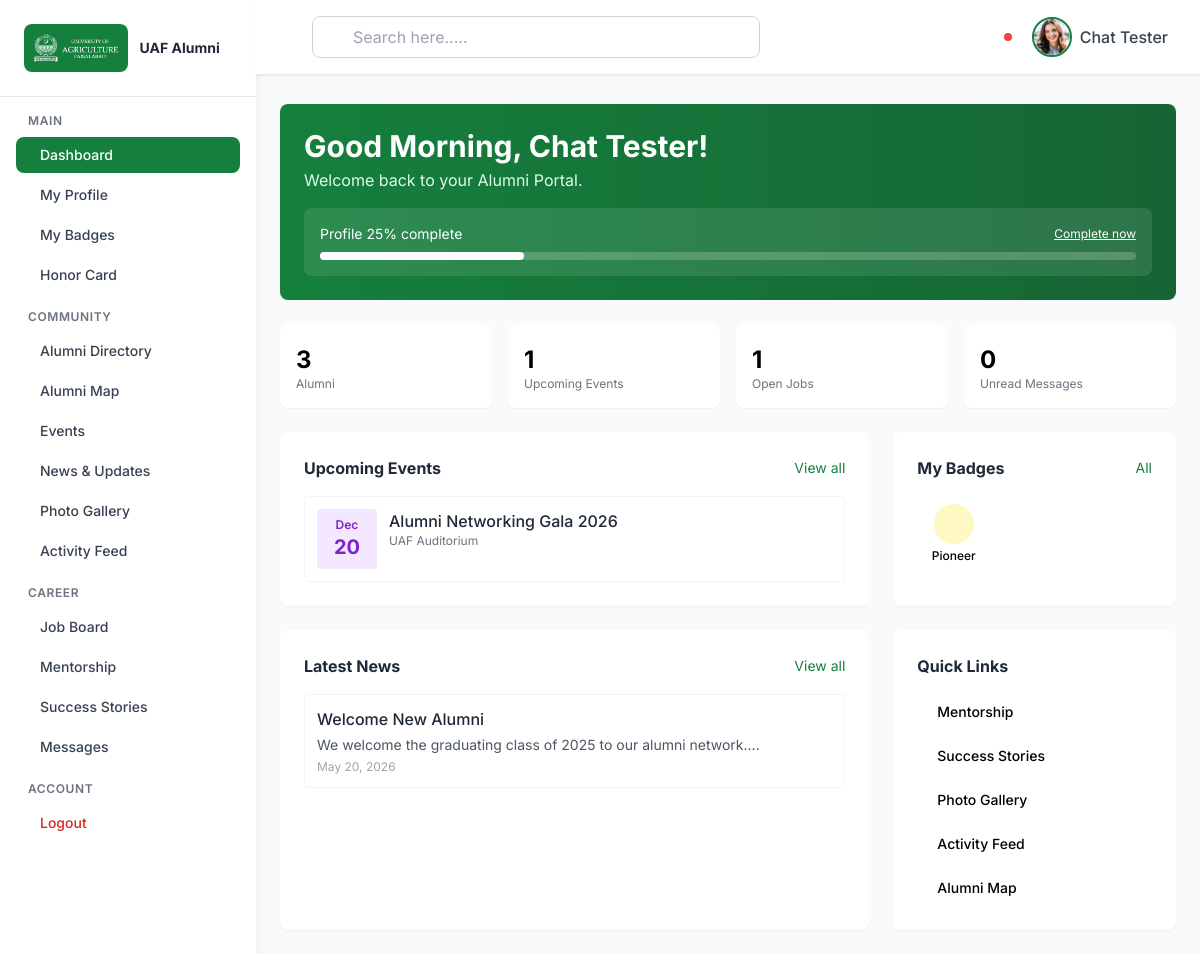
/admin/index.php?action=dashboard (signed in), run on the app's committed database.
### tables this page shows
CREATE TABLE `events` (
  `event_id` int(11) NOT NULL,
  `title` varchar(255) NOT NULL,
  `description` text NOT NULL,
  `event_date` datetime NOT NULL,
  `location` varchar(255) DEFAULT NULL,
  `image` varchar(255) DEFAULT NULL,
  `category` varchar(100) DEFAULT 'general',
  `created_by` int(11) NOT NULL,
  `latitude` decimal(10,7) DEFAULT NULL,
  `longitude` decimal(10,7) DEFAULT NULL,
  `created_at` datetime NOT NULL DEFAULT current_timestamp(),
  `updated_at` datetime DEFAULT NULL ON UPDATE current_timestamp()
);

CREATE TABLE `user_badges` (
  `user_badge_id` int(11) NOT NULL,
  `user_id` int(11) NOT NULL,
  `badge_id` int(11) NOT NULL,
  `awarded_at` datetime NOT NULL DEFAULT current_timestamp()
);

CREATE TABLE `badges` (
  `badge_id` int(11) NOT NULL,
  `name` varchar(100) NOT NULL,
  `description` text DEFAULT NULL,
  `icon` varchar(255) DEFAULT NULL,
  `criteria` varchar(255) DEFAULT NULL
);

CREATE TABLE `announcements` (
  `announcement_id` int(11) NOT NULL,
  `title` varchar(255) NOT NULL,
  `body` text NOT NULL,
  `image` varchar(255) DEFAULT NULL,
  `created_by` int(11) NOT NULL,
  `created_at` datetime NOT NULL DEFAULT current_timestamp(),
  `updated_at` datetime DEFAULT NULL ON UPDATE current_timestamp()
);

### admin/includes/helpers.php (called while the page is built, shortened)
<?php
function e($str) {
    return htmlspecialchars($str ?? '', ENT_QUOTES, 'UTF-8');
}
function calc_profile_completeness($profile) {
    $fields = ['name', 'phone', 'graduation_year', 'department', 'degree', 'current_job', 'company', 'address', 'bio', 'achievements', 'skills', 'profile_picture'];
    $filled = 0;
    foreach ($fields as $f) {
        if (!empty($profile[$f])) $filled++;
    }
    return (int) round(($filled / count($fields)) * 100);
}

### admin/models/Alumni.php (called while the page is built, shortened)
<?php
require_once __DIR__ . '/../config/database.php';
class Alumni {
    private $conn;
    private $table = 'alumni';
    public function __construct() {
        $database = new Database();
        $this->conn = $database->getConnection();
    }
    public function getByUserId($userId) {
        $query = "SELECT a.*, u.email, u.role, u.status
                  FROM " . $this->table . " a
                  INNER JOIN users u ON a.user_id = u.user_id
                  WHERE a.user_id = :user_id";
        $stmt = $this->conn->prepare($query);
        $stmt->bindParam(':user_id', $userId);
        $stmt->execute();
        return $stmt->fetch();
    }
    public function count($activeOnly = true) {
        $sql = "SELECT COUNT(*) FROM alumni a INNER JOIN users u ON a.user_id=u.user_id";
        if ($activeOnly) $sql .= " WHERE u.status='active'";
        return (int)$this->conn->query($sql)->fetchColumn();
    }
}

### admin/config/database.php (called while the page is built, shortened)
<?php
class Database {
    private $host = 'localhost';
    private $db_name = 'alumni_portal';
    private $username = 'root';
    private $password = '';
    public function getConnection() {
        $this->conn = null;
        try {
            $this->conn = new PDO(
                "mysql:host=" . $this->host . ";dbname=" . $this->db_name . ";charset=utf8mb4",
                $this->username,
                $this->password,
                [
                    PDO::ATTR_ERRMODE => PDO::ERRMODE_EXCEPTION,
                    PDO::ATTR_DEFAULT_FETCH_MODE => PDO::FETCH_ASSOC,
                    PDO::ATTR_EMULATE_PREPARES => false
                ]
            );
        } catch(PDOException $exception) {
            error_log("Connection error: " . $exception->getMessage());
        }
        return $this->conn;
    }
}

### admin/models/Event.php (called while the page is built, shortened)
<?php
require_once __DIR__ . '/../config/database.php';
class Event {
    private $conn;
    public function __construct() {
        $db = new Database();
        $this->conn = $db->getConnection();
    }
    public function getUpcoming($limit = 5) {
        $stmt = $this->conn->prepare("SELECT * FROM events WHERE event_date >= NOW() ORDER BY event_date ASC LIMIT ?");
        $stmt->bindValue(1, (int)$limit, PDO::PARAM_INT);
        $stmt->execute();
        return $stmt->fetchAll();
    }
}

### admin/models/Job.php (called while the page is built, shortened)
<?php
require_once __DIR__ . '/../config/database.php';
class Job {
    private $conn;
    public function __construct() {
        $db = new Database();
        $this->conn = $db->getConnection();
    }
    public function getAll($filters = []) {
        $sql = "SELECT j.*, a.name as poster_name FROM jobs j LEFT JOIN alumni a ON j.posted_by=a.user_id WHERE j.status='open'";
        $params = [];
        $sql .= " ORDER BY j.created_at DESC";
        $stmt = $this->conn->prepare($sql);
        $stmt->execute($params);
        return $stmt->fetchAll();
    }
}

### admin/models/Message.php (called while the page is built, shortened)
<?php
require_once __DIR__ . '/../config/database.php';
class Message {
    private $conn;
    public function __construct() {
        $db = new Database();
        $this->conn = $db->getConnection();
    }
    public function unreadCount($userId) {
        $stmt = $this->conn->prepare("SELECT COUNT(*) FROM messages WHERE receiver_id=? AND is_read=0");
        $stmt->execute([$userId]);
        return $stmt->fetchColumn();
    }
}

### admin/models/Badge.php (called while the page is built, shortened)
<?php
require_once __DIR__ . '/../config/database.php';
class Badge {
    private $conn;
    public function __construct() {
        $db = new Database();
        $this->conn = $db->getConnection();
    }
    public function getByUser($userId) {
        $stmt = $this->conn->prepare("SELECT b.*, ub.awarded_at FROM user_badges ub
                                      INNER JOIN badges b ON ub.badge_id=b.badge_id
                                      WHERE ub.user_id=? ORDER BY ub.awarded_at DESC");
        $stmt->execute([$userId]);
        return $stmt->fetchAll();
    }
}

### admin/models/Announcement.php (called while the page is built, shortened)
<?php
require_once __DIR__ . '/../config/database.php';
class Announcement {
    private $conn;
    public function __construct() {
        $db = new Database();
        $this->conn = $db->getConnection();
    }
    public function getRecent($limit = 5) {
        $stmt = $this->conn->prepare("SELECT * FROM announcements ORDER BY created_at DESC LIMIT ?");
        $stmt->bindValue(1, (int)$limit, PDO::PARAM_INT);
        $stmt->execute();
        return $stmt->fetchAll();
    }
}

### admin/views/dashboard/alumni_dashboard.php (the view, shortened to what this page needs)
<?php
require_once __DIR__ . '/../../includes/helpers.php';
require_once __DIR__ . '/../../models/Alumni.php';
require_once __DIR__ . '/../../models/Event.php';
require_once __DIR__ . '/../../models/Announcement.php';
require_once __DIR__ . '/../../models/Badge.php';
require_once __DIR__ . '/../../models/Job.php';
require_once __DIR__ . '/../../models/Message.php';
$alumniModel = new Alumni();
$myProfile = $alumniModel->getByUserId($_SESSION['user_id']);
$completeness = calc_profile_completeness($myProfile);
$eventModel = new Event();
$upcoming = $eventModel->getUpcoming(3);
$annModel = new Announcement();
$recentNews = $annModel->getRecent(3);
$badgeModel = new Badge();
$myBadges = $badgeModel->getByUser($_SESSION['user_id']);
$jobModel = new Job();
$openJobs = $jobModel->getAll();
$messageModel = new Message();
$unread = $messageModel->unreadCount($_SESSION['user_id']);
?>
<!DOCTYPE html>
<html lang="en" dir="ltr">
<?php include __DIR__ . '/../shared/head.php'; ?>
<body class="bg-gray-50">
    <?php include __DIR__ . '/../shared/sidebar.php'; ?>
    <?php include __DIR__ . '/../shared/header.php'; ?>
    <main class="lg:ml-64 pt-20 min-h-screen">
        <div class="p-6">
            <div class="bg-gradient-to-r from-green-700 to-green-800 rounded-lg p-6 mb-6 text-white">
                <h1 class="text-2xl md:text-3xl font-bold mb-1">
                    Good <?php $h = date('H'); echo $h<12 ? 'Morning' : ($h<17 ? 'Afternoon' : 'Evening'); ?>, <?= e($_SESSION['name'] ?? 'Alumni') ?>!
                </h1>
                <p class="text-green-100">Welcome back to your Alumni Portal.</p>
                <div class="mt-4 bg-white/10 rounded-lg p-4">
                    <div class="flex items-center justify-between mb-2">
                        <span class="text-sm">Profile <?= $completeness ?>% complete</span>
                        <?php if ($completeness < 100): ?><a href="index.php?action=profile_edit" class="text-xs underline">Complete now</a><?php endif; ?>
                    </div>
                    <div class="w-full bg-white/20 rounded-full h-2"><div class="h-2 bg-white rounded-full transition-all" style="width: <?= $completeness ?>%"></div></div>
                </div>
            </div>
            <div class="grid grid-cols-2 md:grid-cols-4 gap-4 mb-6">
                <a href="index.php?action=directory" class="bg-white p-4 rounded-lg shadow-sm hover:shadow-md transition">
                    <p class="text-2xl font-bold"><?= $alumniModel->count() ?></p>
                    <p class="text-xs text-gray-500">Alumni</p>
                </a>
                <a href="index.php?action=events" class="bg-white p-4 rounded-lg shadow-sm hover:shadow-md transition">
                    <p class="text-2xl font-bold"><?= count($upcoming) ?></p>
                    <p class="text-xs text-gray-500">Upcoming Events</p>
                </a>
                <a href="index.php?action=jobs" class="bg-white p-4 rounded-lg shadow-sm hover:shadow-md transition">
                    <p class="text-2xl font-bold"><?= count($openJobs) ?></p>
                    <p class="text-xs text-gray-500">Open Jobs</p>
                </a>
                <a href="index.php?action=messages" class="bg-white p-4 rounded-lg shadow-sm hover:shadow-md transition">
                    <p class="text-2xl font-bold"><?= $unread ?></p>
                    <p class="text-xs text-gray-500">Unread Messages</p>
                </a>
            </div>
            <div class="grid grid-cols-1 lg:grid-cols-3 gap-6">
                <div class="bg-white rounded-lg shadow-sm p-6 lg:col-span-2">
                    <div class="flex items-center justify-between mb-4">
                        <h3 class="font-bold text-gray-800">Upcoming Events</h3>
                        <a href="index.php?action=events" class="text-sm text-green-700 hover:underline">View all</a>
                    </div>
                    <div class="space-y-3">
                        <?php foreach ($upcoming as $ev): ?>
                            <a href="index.php?action=event_show&id=<?= $ev['event_id'] ?>" class="flex items-start space-x-3 p-3 hover:bg-gray-50 rounded border border-gray-100">
                                <div class="bg-purple-100 text-purple-700 px-3 py-2 rounded text-center min-w-[60px]">
                                    <p class="text-xs font-semibold"><?= date('M', strtotime($ev['event_date'])) ?></p>
                                    <p class="text-xl font-bold"><?= date('d', strtotime($ev['event_date'])) ?></p>
                                </div>
                                <div class="flex-1">
                                    <p class="font-medium text-gray-800"><?= e($ev['title']) ?></p>
                                    <p class="text-xs text-gray-500"><i class="ri-map-pin-line"></i> <?= e($ev['location'] ?: 'TBA') ?></p>
                                </div>
                            </a>
                        <?php endforeach; ?>
                    </div>
                </div>
                <div class="bg-white rounded-lg shadow-sm p-6">
                    <div class="flex items-center justify-between mb-4">
                        <h3 class="font-bold text-gray-800">My Badges</h3>
                        <a href="index.php?action=badges" class="text-sm text-green-700 hover:underline">All</a>
                    </div>
                    <div class="grid grid-cols-3 gap-2">
                        <?php foreach (array_slice($myBadges, 0, 6) as $b): ?>
                            <div class="text-center p-2" title="<?= e($b['description']) ?>">
                                <div class="w-10 h-10 mx-auto bg-yellow-100 text-yellow-600 rounded-full flex items-center justify-center mb-1">
                                </div>
                                <p class="text-xs font-medium"><?= e($b['name']) ?></p>
                            </div>
                        <?php endforeach; ?>
                    </div>
                </div>
                <div class="bg-white rounded-lg shadow-sm p-6 lg:col-span-2">
                    <div class="flex items-center justify-between mb-4">
                        <h3 class="font-bold text-gray-800">Latest News</h3>
                        <a href="index.php?action=news" class="text-sm text-green-700 hover:underline">View all</a>
                    </div>
                    <div class="space-y-3">
                        <?php foreach ($recentNews as $n): ?>
                            <a href="index.php?action=news_show&id=<?= $n['announcement_id'] ?>" class="block p-3 hover:bg-gray-50 rounded border border-gray-100">
                                <p class="font-medium text-gray-800"><?= e($n['title']) ?></p>
                                <p class="text-sm text-gray-600 mt-1"><?= e(substr($n['body'], 0, 100)) ?>...</p>
                                <p class="text-xs text-gray-400 mt-1"><?= date('M d, Y', strtotime($n['created_at'])) ?></p>
                            </a>
                        <?php endforeach; ?>
                    </div>
                </div>
                <div class="bg-white rounded-lg shadow-sm p-6">
                    <h3 class="font-bold text-gray-800 mb-4">Quick Links</h3>
                    <div class="space-y-2">
                        <a href="index.php?action=mentorship" class="flex items-center space-x-3 p-2 hover:bg-gray-50 rounded">
                            <span class="text-sm font-medium">Mentorship</span>
                        </a>
                        <a href="index.php?action=stories" class="flex items-center space-x-3 p-2 hover:bg-gray-50 rounded">
                            <span class="text-sm font-medium">Success Stories</span>
                        </a>
                        <a href="index.php?action=gallery" class="flex items-center space-x-3 p-2 hover:bg-gray-50 rounded">
                            <span class="text-sm font-medium">Photo Gallery</span>
                        </a>
                        <a href="index.php?action=activity" class="flex items-center space-x-3 p-2 hover:bg-gray-50 rounded">
                            <span class="text-sm font-medium">Activity Feed</span>
                        </a>
                        <a href="index.php?action=directory_map" class="flex items-center space-x-3 p-2 hover:bg-gray-50 rounded">
                            <span class="text-sm font-medium">Alumni Map</span>
                        </a>
                    </div>
                </div>
            </div>
        </div>
    </main>
</body>
</html>

### admin/views/shared/head.php (style rules this page uses)
:root { --primary-green: #1a5f3f; --primary-green-dark: #0f4a2f; --primary-green-light: #2d7a5a; }
body { font-family: 'Inter', sans-serif; }

### data on the page
events: event_date "Dec", event_date "20", title "Alumni Networking Gala 2026", location "UAF Auditorium"
user_badges: badge.name "Pioneer"
announcements: title "Welcome New Alumni", body "We welcome the graduating class of 2025 to our alumni network.", created_at "May 20, 2026"

### other printed values
$_SESSION['name'] "Chat Tester"
$completeness "25"
$alumniModel->count() "3"
count($upcoming) "1"
count($openJobs) "1"
$unread "0"
